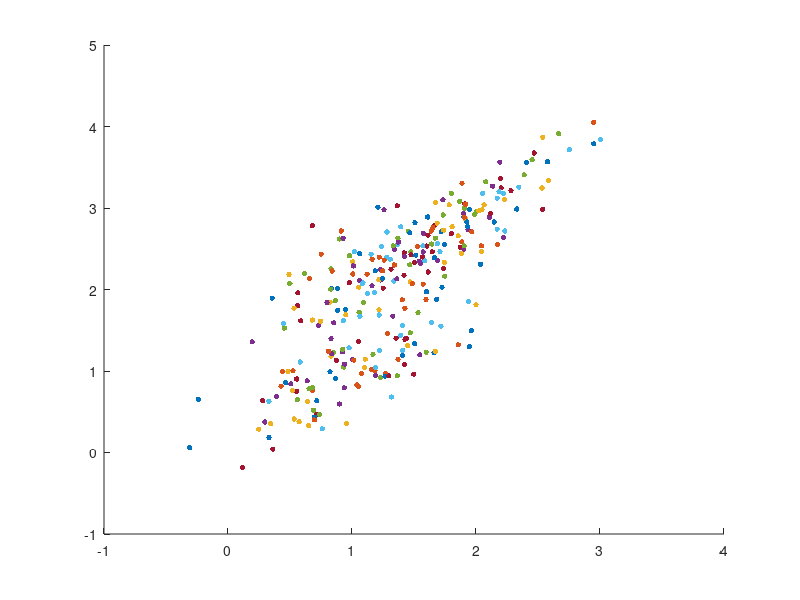

Recreate this plot in MATLAB. (Note: this script raises an error after producing the figure.)
close all
clc

%% Load the data
load data_D2_C2.mat

%% Plot the data
n = length(p.valor);
img1 = figure;
hold on

for i = 1:n
    if p.clase(1,i) == 1
        scatter(p.valor(1,i), p.valor(2, i), 15, 'blue', 'filled');
    elseif p.clase(1,i) == 2
        scatter(p.valor(1,i), p.valor(2, i), 15, 'red', 'filled');
    elseif p.clase(1,i) == 3
        scatter(p.valor(1,i), p.valor(2, i), 15, 'black', 'filled');
    end
end

%% a) Train a SOM choosing the adequate number of neurons a SOM

% Matriz con el valor minimo y maximo de cada fila de p.valor
% (sale 2x2 en este caso)
minmaxMatriz = minmax(p.valor);

% Creamos el SOM
% som1 = newsom( minmaxMatriz, [5 6]);
som1 = selforgmap([1 8])

% som1.trainParam.time(1,1)
som1.trainParam.epochs = 1

%% Entrenamos el SOM con el p.valor
som1 = train(som1,p.valor);
plotsom(som1.iw{1,1}, som1.layers{1}.distances)

view(som1)

%% b) Label the neurons using the train data


%% c) Classify the test data and obtain the confusion matrix
% ynt = sim(som1, t.valor);
ynt = som1(t.valor);

% ynt_ind = vec2ind(ynt);
classes = vec2ind(ynt);

%% 
figure
C = confusionmat(t.clase, classes);
confusionchart(C);